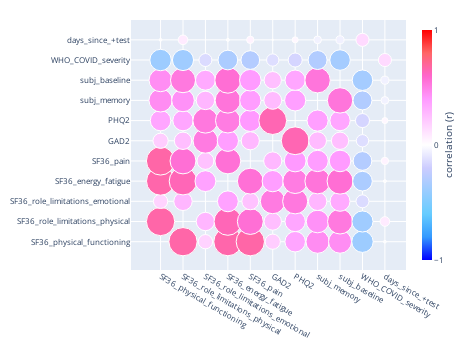

Notebook cell for this chart:
### Code cell
# Correlations between health measures (same as shown in the above chord plot)
f = wp.correlogram(fdata0, subset=var_order, mask_diag=True, thresh=0.2)
if False:
	f.write_image(f"../images/HM_correlogram.svg")
f

### Figure 1 — Plotly figure (JSON) as saved in the notebook; plotly's stock layout.template omitted (floating-point values rounded to 4 significant figures)
{"data": [{"hoverlabel": {"namelength": 0}, "hovertemplate": "x=%{x}<br>y=%{y}<br>size=%{marker.size}<br>r=%{marker.color}", "legendgroup": "", "marker": {"color": [0, 0.6712, 0.1726, 0.6648, 0.6722, 0.1953, 0.3538, 0.4527, 0.4462, -0.3861, -0.006719, 0.6712, 0, 0.2854, 0.6412, 0.5629, 0.2542, 0.3495, 0.4304, 0.5271, -0.374, 0.07946, 0.1726, 0.2854, 0, 0.3662, 0.2403, 0.5173, 0.5301, 0.2865, 0.3346, -0.1415, 0.0003572, 0.6648, 0.6412, 0.3662, 0, 0.5611, 0.3813, 0.5156, 0.5435, 0.5673, -0.3248, -0.007798, 0.6722, 0.5629, 0.2403, 0.5611, 0, 0.277, 0.3991, 0.3829, 0.3911, -0.2935, 0.04564, 0.1953, 0.2542, 0.5173, 0.3813, 0.277, 0, 0.6487, 0.2665, 0.2519, -0.1284, 0.002264, 0.3538, 0.3495, 0.5301, 0.5156, 0.3991, 0.6487, 0, 0.3756, 0.3472, -0.1664, 0.03056, 0.4527, 0.4304, 0.2865, 0.5435, 0.3829, 0.2665, 0.3756, 0, 0.5409, -0.303, -0.04961, 0.4462, 0.5271, 0.3346, 0.5673, 0.3911, 0.2519, 0.3472, 0.5409, 0, -0.3533, -0.05516, -0.3861, -0.374, -0.1415, -0.3248, -0.2935, -0.1284, -0.1664, -0.303, -0.3533, 0, 0.1451, -0.006719, 0.07946, 0.0003572, -0.007798, 0.04564, 0.002264, 0.03056, -0.04961, -0.05516, 0.1451, 0], "coloraxis": "coloraxis", "opacity": 1, "size": [0, 0.6712, 0.1726, 0.6648, 0.6722, 0.1953, 0.3538, 0.4527, 0.4462, 0.3861, 0.006719, 0.6712, 0, 0.2854, 0.6412, 0.5629, 0.2542, 0.3495, 0.4304, 0.5271, 0.374, 0.07946, 0.1726, 0.2854, 0, 0.3662, 0.2403, 0.5173, 0.5301, 0.2865, 0.3346, 0.1415, 0.0003572, 0.6648, 0.6412, 0.3662, 0, 0.5611, 0.3813, 0.5156, 0.5435, 0.5673, 0.3248, 0.007798, 0.6722, 0.5629, 0.2403, 0.5611, 0, 0.277, 0.3991, 0.3829, 0.3911, 0.2935, 0.04564, 0.1953, 0.2542, 0.5173, 0.3813, 0.277, 0, 0.6487, 0.2665, 0.2519, 0.1284, 0.002264, 0.3538, 0.3495, 0.5301, 0.5156, 0.3991, 0.6487, 0, 0.3756, 0.3472, 0.1664, 0.03056, 0.4527, 0.4304, 0.2865, 0.5435, 0.3829, 0.2665, 0.3756, 0, 0.5409, 0.303, 0.04961, 0.4462, 0.5271, 0.3346, 0.5673, 0.3911, 0.2519, 0.3472, 0.5409, 0, 0.3533, 0.05516, 0.3861, 0.374, 0.1415, 0.3248, 0.2935, 0.1284, 0.1664, 0.303, 0.3533, 0, 0.1451, 0.006719, 0.07946, 0.0003572, 0.007798, 0.04564, 0.002264, 0.03056, 0.04961, 0.05516, 0.1451, 0], "sizemode": "area", "sizeref": 0.001681, "symbol": "circle"}, "mode": "markers", "name": "", "showlegend": false, "type": "scatter", "x": ["SF36_physical_functioning", "SF36_physical_functioning", "SF36_physical_functioning", "SF36_physical_functioning", "SF36_physical_functioning", "SF36_physical_functioning", "SF36_physical_functioning", "SF36_physical_functioning", "SF36_physical_functioning", "SF36_physical_functioning", "SF36_physical_functioning", "SF36_role_limitations_physical", "SF36_role_limitations_physical", "SF36_role_limitations_physical", "SF36_role_limitations_physical", "SF36_role_limitations_physical", "SF36_role_limitations_physical", "SF36_role_limitations_physical", "SF36_role_limitations_physical", "SF36_role_limitations_physical", "SF36_role_limitations_physical", "SF36_role_limitations_physical", "SF36_role_limitations_emotional", "SF36_role_limitations_emotional", "SF36_role_limitations_emotional", "SF36_role_limitations_emotional", "SF36_role_limitations_emotional", "SF36_role_limitations_emotional", "SF36_role_limitations_emotional", "SF36_role_limitations_emotional", "SF36_role_limitations_emotional", "SF36_role_limitations_emotional", "SF36_role_limitations_emotional", "SF36_energy_fatigue", "SF36_energy_fatigue", "SF36_energy_fatigue", "SF36_energy_fatigue", "SF36_energy_fatigue", "SF36_energy_fatigue", "SF36_energy_fatigue", "SF36_energy_fatigue", "SF36_energy_fatigue", "SF36_energy_fatigue", "SF36_energy_fatigue", "SF36_pain", "SF36_pain", "SF36_pain", "SF36_pain", "SF36_pain", "SF36_pain", "SF36_pain", "SF36_pain", "SF36_pain", "SF36_pain", "SF36_pain", "GAD2", "GAD2", "GAD2", "GAD2", "GAD2", "GAD2", "GAD2", "GAD2", "GAD2", "GAD2", "GAD2", "PHQ2", "PHQ2", "PHQ2", "PHQ2", "PHQ2", "PHQ2", "PHQ2", "PHQ2", "PHQ2", "PHQ2", "PHQ2", "subj_memory", "subj_memory", "subj_memory", "subj_memory", "subj_memory", "subj_memory", "subj_memory", "subj_memory", "subj_memory", "subj_memory", "subj_memory", "subj_baseline", "subj_baseline", "subj_baseline", "subj_baseline", "subj_baseline", "subj_baseline", "subj_baseline", "subj_baseline", "subj_baseline", "subj_baseline", "subj_baseline", "WHO_COVID_severity", "WHO_COVID_severity", "WHO_COVID_severity", "WHO_COVID_severity", "WHO_COVID_severity", "WHO_COVID_severity", "WHO_COVID_severity", "WHO_COVID_severity", "WHO_COVID_severity", "WHO_COVID_severity", "WHO_COVID_severity", "days_since_+test", "days_since_+test", "days_since_+test", "days_since_+test", "days_since_+test", "days_since_+test", "days_since_+test", "days_since_+test", "days_since_+test", "days_since_+test", "days_since_+test"], "xaxis": "x", "y": ["SF36_physical_functioning", "SF36_role_limitations_physical", "SF36_role_limitations_emotional", "SF36_energy_fatigue", "SF36_pain", "GAD2", "PHQ2", "subj_memory", "subj_baseline", "WHO_COVID_severity", "days_since_+test", "SF36_physical_functioning", "SF36_role_limitations_physical", "SF36_role_limitations_emotional", "SF36_energy_fatigue", "SF36_pain", "GAD2", "PHQ2", "subj_memory", "subj_baseline", "WHO_COVID_severity", "days_since_+test", "SF36_physical_functioning", "SF36_role_limitations_physical", "SF36_role_limitations_emotional", "SF36_energy_fatigue", "SF36_pain", "GAD2", "PHQ2", "subj_memory", "subj_baseline", "WHO_COVID_severity", "days_since_+test", "SF36_physical_functioning", "SF36_role_limitations_physical", "SF36_role_limitations_emotional", "SF36_energy_fatigue", "SF36_pain", "GAD2", "PHQ2", "subj_memory", "subj_baseline", "WHO_COVID_severity", "days_since_+test", "SF36_physical_functioning", "SF36_role_limitations_physical", "SF36_role_limitations_emotional", "SF36_energy_fatigue", "SF36_pain", "GAD2", "PHQ2", "subj_memory", "subj_baseline", "WHO_COVID_severity", "days_since_+test", "SF36_physical_functioning", "SF36_role_limitations_physical", "SF36_role_limitations_emotional", "SF36_energy_fatigue", "SF36_pain", "GAD2", "PHQ2", "subj_memory", "subj_baseline", "WHO_COVID_severity", "days_since_+test", "SF36_physical_functioning", "SF36_role_limitations_physical", "SF36_role_limitations_emotional", "SF36_energy_fatigue", "SF36_pain", "GAD2", "PHQ2", "subj_memory", "subj_baseline", "WHO_COVID_severity", "days_since_+test", "SF36_physical_functioning", "SF36_role_limitations_physical", "SF36_role_limitations_emotional", "SF36_energy_fatigue", "SF36_pain", "GAD2", "PHQ2", "subj_memory", "subj_baseline", "WHO_COVID_severity", "days_since_+test", "SF36_physical_functioning", "SF36_role_limitations_physical", "SF36_role_limitations_emotional", "SF36_energy_fatigue", "SF36_pain", "GAD2", "PHQ2", "subj_memory", "subj_baseline", "WHO_COVID_severity", "days_since_+test", "SF36_physical_functioning", "SF36_role_limitations_physical", "SF36_role_limitations_emotional", "SF36_energy_fatigue", "SF36_pain", "GAD2", "PHQ2", "subj_memory", "subj_baseline", "WHO_COVID_severity", "days_since_+test", "SF36_physical_functioning", "SF36_role_limitations_physical", "SF36_role_limitations_emotional", "SF36_energy_fatigue", "SF36_pain", "GAD2", "PHQ2", "subj_memory", "subj_baseline", "WHO_COVID_severity", "days_since_+test"], "yaxis": "y"}], "layout": {"coloraxis": {"cmax": 1, "cmin": -1, "colorbar": {"thickness": 10, "tickmode": "array", "tickvals": [-1, 0, 1], "title": {"side": "right", "text": "correlation (r)"}}, "colorscale": [[0, "rgb(0,0,255)"], [0.1, "rgb(51,153,255)"], [0.2, "rgb(102,204,255)"], [0.3, "rgb(153,204,255)"], [0.4, "rgb(204,204,255)"], [0.5, "rgb(255,255,255)"], [0.6, "rgb(255,204,255)"], [0.7, "rgb(255,153,255)"], [0.8, "rgb(255,102,204)"], [0.9, "rgb(255,102,102)"], [1, "rgb(255,0,0)"]]}, "font": {"size": 8}, "height": 350, "legend": {"itemsizing": "constant", "tracegroupgap": 0}, "margin": {"b": 20, "l": 80, "r": 10, "t": 20}, "width": 475, "xaxis": {"anchor": "y", "domain": [0, 1], "title": {}}, "yaxis": {"anchor": "x", "domain": [0, 1], "title": {}}}}
